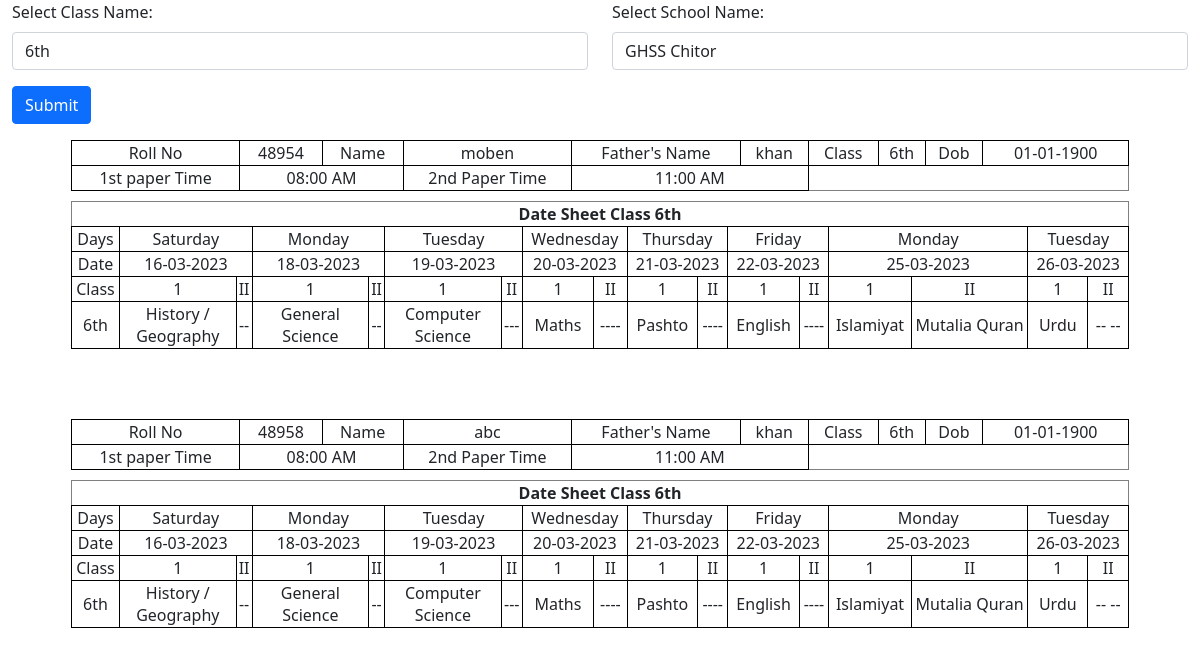
Before: /roll_no_slip.php with the older database file.
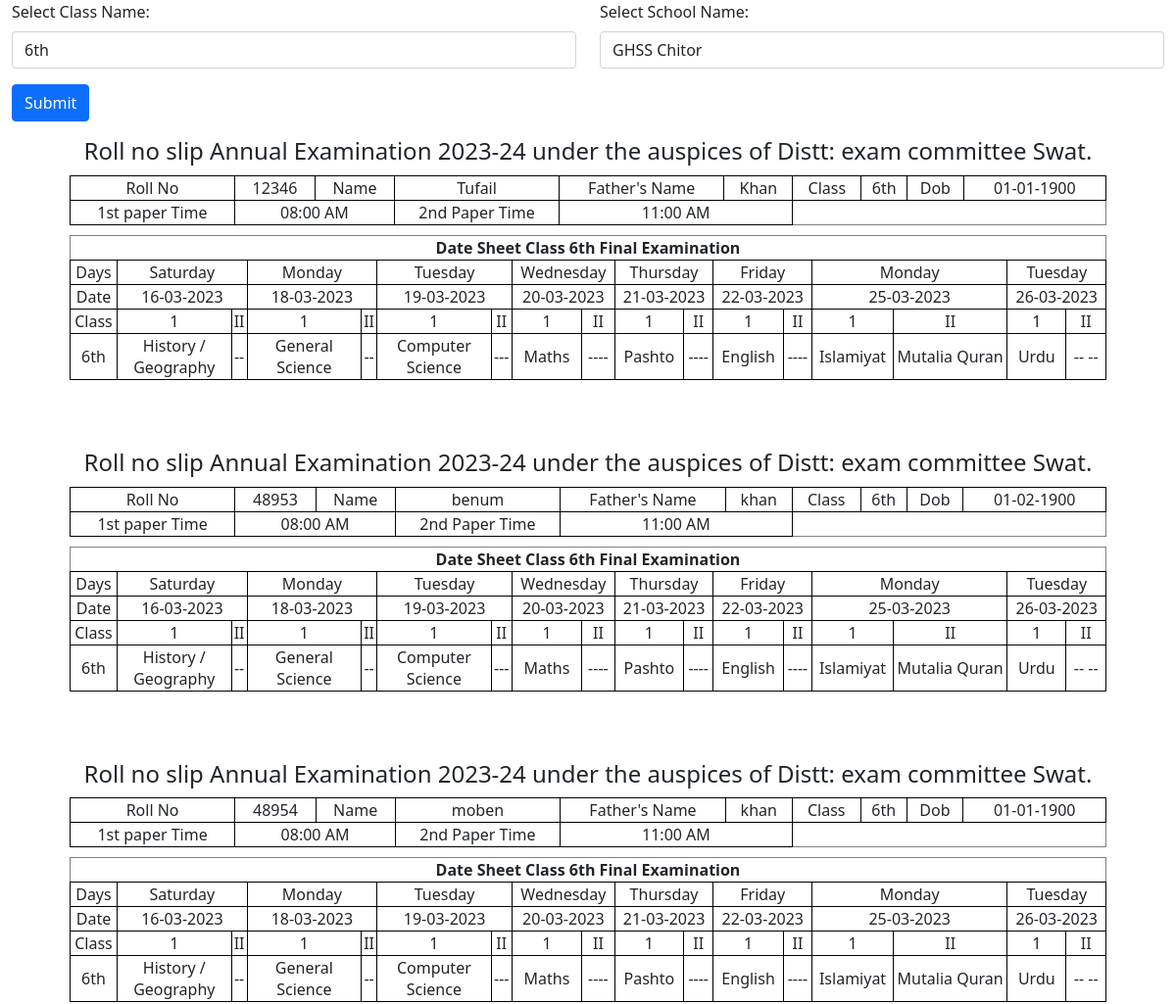
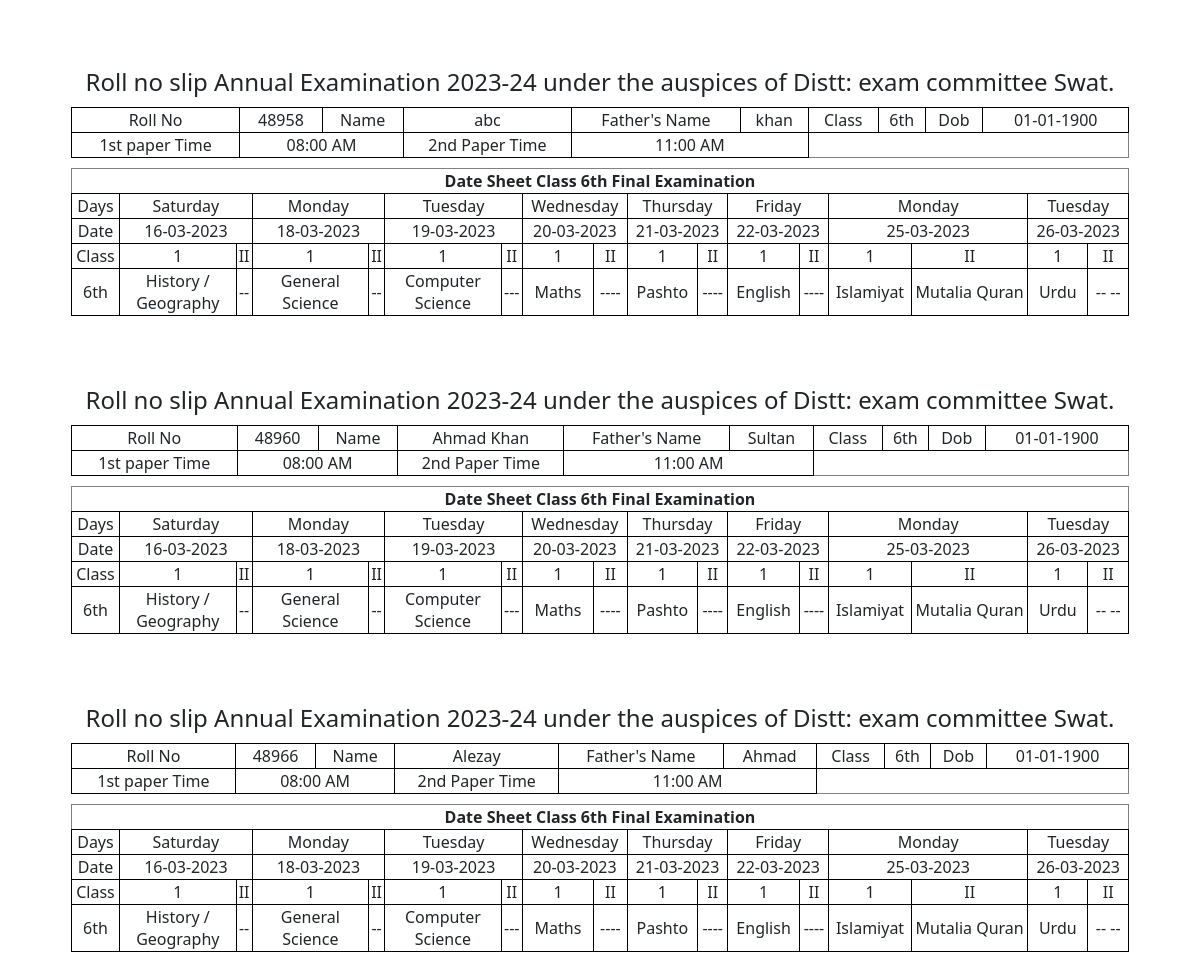
After: the same page with the newer database file (2 pictures, top to bottom).
### tables this page shows
CREATE TABLE `students_info` (
  `Roll_No` int(7) NOT NULL,
  `Name` varchar(30) NOT NULL,
  `FName` varchar(30) NOT NULL,
  `Gender` enum('Male','Female','Prefer Not To Say') NOT NULL DEFAULT 'Male',
  `Dob` date DEFAULT NULL,
  `Mobile_No` varchar(12) NOT NULL DEFAULT '03',
  `Admission_Date` date DEFAULT NULL,
  `Admission_No` int(6) DEFAULT NULL,
  `Father_Cnic` varchar(15) DEFAULT NULL,
  `Student_Form_B` varchar(15) DEFAULT NULL,
  `School` varchar(30) NOT NULL DEFAULT 'GHSS CHITOR',
  `Class` varchar(10) NOT NULL,
  `Class_Position` varchar(10) DEFAULT NULL,
  `Status` tinyint(1) NOT NULL DEFAULT 1,
  `Class_No` smallint(1) NOT NULL DEFAULT 999,
  `Graduation_Year` year(4) NOT NULL
);

### config.php (called while the page is built, shortened)
<?php
require_once 'sand_box.php';
require_once 'functions.php';
if (isset($_SESSION['user'])) {
    $account_id=$_SESSION['user'];
    $account_id=Validate_input($account_id);
} else {
    $guest=Select_Single_Column_Array_data(
        "Id", "employees", "Name", "'Guest'"
    );
     $account_id=$guest[0];
}
$selected_class_id_array=Select_Single_Column_Array_data(
    "Selected_Class_Id", "setting", "User_Id", "$account_id"
);
 $selected_class_id=$selected_class_id_array[0];
$class_names=Select_Single_Column_Array_data(
    "Name", "school_classes", "Id", "$selected_class_id"
);
 $CLASS_NAME = $class_names[0];
 $msg_value=Select_Single_Column_Array_data(
  "Msg", "header_msgs", "Id", "7"
);
 $header_for_roll_no_slip=$msg_value[0];
 $msg_value=Select_Single_Column_Array_data(
  "Msg", "header_msgs", "Id", "8"
);
 $sub_header_for_roll_no_slip=$msg_value[0];
?>

### functions.php (called while the page is built, shortened)
<?php
function Change_Date_To_Pak_format($date)
{
    $date_from_string=strtotime($date);
    $pkr_date = date('d-m-Y', $date_from_string);
    return $pkr_date;
}
?>

### roll_no_slip.php (the view, shortened to what this page needs)
<?php
require_once 'sand_box.php';
$link=$LINK;
?>
<div class="container-fluid">
    <form action="#" method="GET">
    <div class="row no-print">
    </div>
<button class="no-print btn btn-primary mt-3"  type="submit" name="submit">
  Submit
</button>
</form>
<?php
if (isset($_GET['submit'])) {
    $class=$_GET['class_exam'];
    $class=Validate_input($class);
} else {
    $class=$CLASS_NAME;
}
?>
<link rel="stylesheet" href="css/style.css">
</head>
<body>
<?php
$q="SELECT * FROM students_info
WHERE Class='$class'
AND Status=1 order by Roll_No ASC";
$qr=mysqli_query($link, $q) or die('Error:'. mysqli_error($link));
while ($qra=mysqli_fetch_assoc($qr)) {
    echo '<div class="same-page">
    <h4>';
    echo  $header_for_roll_no_slip;
    echo '</h4>';
    $Roll_No= $qra['Roll_No'];
    $Name= $qra['Name'];
    $Father_Name=$qra['FName'];
    $Class_Name=$qra['Class'];
    $Dob=$qra['Dob'];
    ?>
<table border="1" class="roll_no_slip">
            <tr>
              <td>
                    <span class="font-weight-bold"> Roll No </span>
              </td>
              <td> <?php echo $Roll_No;?> </td>
              <td>
                <span class="font-weight-bold"> Name </span>
                </td>
                <td> <?php echo $Name;  ?> </td>
              <td>
                <span class="font-weight-bold">
                    Father's Name </span></td>
                    <td> <?php echo $Father_Name;  ?></td>
              <td>
                <span class="font-weight-bold"> Class </span></td>
                <td><?php echo $Class_Name;  ?></td>
                <td>
                <span class="font-weight-bold"> Dob </span></td>
                <td><?php echo Change_Date_To_Pak_format($Dob);  ?></td>
            </tr>
<tr>
<td><span class="font-weight-bold">
    1st paper Time </span></td>
    <td colspan="2">08:00 AM</td>
 <td> <span class="font-weight-bold">
    2nd Paper Time </span></td>
    <td colspan="2">11:00 AM</td>
</tr>
</table>
<table border="1" class="m-b-4  roll_no_slip">
<tr>
            <th colspan="19">
                Date Sheet Class
                <?php  echo $class; echo $sub_header_for_roll_no_slip ; ?> </th>
        </tr>
<tr>
            <td> Days </td>
            <td colspan="2"> Saturday </td>
            <td colspan="2"> Monday </td>
            <td colspan="2"> Tuesday </td>
            <td colspan="2"> Wednesday </td>
            <td colspan="2"> Thursday </td>
            <td colspan="2"> Friday </td>
            <td colspan="2"> Monday </td>
            <td colspan="2"> Tuesday </td>
</tr>
<tr>
    <td> Date </td>
    <td colspan="2"> 16-03-2023 </td>
    <td colspan="2"> 18-03-2023 </td>
    <td colspan="2"> 19-03-2023 </td>
     <td colspan="2"> 20-03-2023 </td>
     <td colspan="2"> 21-03-2023 </td>
     <td colspan="2"> 22-03-2023 </td>
     <td colspan="2"> 25-03-2023 </td>
     <td colspan="2"> 26-03-2023 </td>
</tr>
 <tr>
    <td>Class </td>
     <td> 1 </td><td> II </td>
   <td> 1 </td>  <td> II </td>
    <td> 1 </td> <td> II </td>
      <td> 1 </td><td> II </td>
     <td> 1 </td> <td> II </td>
     <td> 1 </td> <td> II </td>
     <td> 1 </td> <td> II </td>
      <td> 1 </td> <td> II </td>
</tr>
    <?php
    if ($Class_Name=="6th" || $Class_Name=="6th A" || $Class_Name=="6th B") {
        ?>
    <tr>
         <td> 6th </td>
         <td> History / Geography </td>
         <td> -- </td>
         <td> General Science </td>
         <td>-- </td>
          <td> Computer Science </td>
          <td> --- </td>
           <td> Maths </td>
           <td> ---- </td>
            <td> Pashto </td>
            <td> ---- </td>
            <td> English </td>
            <td> ---- </td>
            <td> Islamiyat </td>
            <td>Mutalia Quran</td>
            <td> Urdu </td>
            <td>-- --</td>
            </tr>
        <?php
    }
        ?>
</table>
    <?php
    echo '</div>';
}
?>
</body>
</html>

Changed rows visible on the page:
added students_info: header_for_roll_no_slip "Roll no slip Annual Examination 2023-24 under the auspices of Distt: exam committee Swat.", Roll_No "12346", Name "Tufail", FName "Khan", Class "6th", Dob "01-01-1900", sub_header_for_roll_no_slip "Final Examination", shows "History / Geography"
now on this page (row edited): students_info: header_for_roll_no_slip "Roll no slip Annual Examination 2023-24 under the auspices of Distt: exam committee Swat.", Roll_No "48953", Name "benum", FName "khan", Class "6th", Dob "01-02-1900", sub_header_for_roll_no_slip "Final Examination", shows "History / Geography"
changed students_info "moben": header_for_roll_no_slip (not shown) → "Roll no slip Annual Examination 2023-24 under the auspices of Distt: exam committee Swat."; sub_header_for_roll_no_slip (not shown) → "Final Examination"
changed students_info "abc": header_for_roll_no_slip (not shown) → "Roll no slip Annual Examination 2023-24 under the auspices of Distt: exam committee Swat."; sub_header_for_roll_no_slip (not shown) → "Final Examination"
added students_info: header_for_roll_no_slip "Roll no slip Annual Examination 2023-24 under the auspices of Distt: exam committee Swat.", Roll_No "48960", Name "Ahmad Khan", FName "Sultan", Class "6th", Dob "01-01-1900", sub_header_for_roll_no_slip "Final Examination", shows "History / Geography"
added students_info: header_for_roll_no_slip "Roll no slip Annual Examination 2023-24 under the auspices of Distt: exam committee Swat.", Roll_No "48966", Name "Alezay", FName "Ahmad", Class "6th", Dob "01-01-1900", sub_header_for_roll_no_slip "Final Examination", shows "History / Geography"
